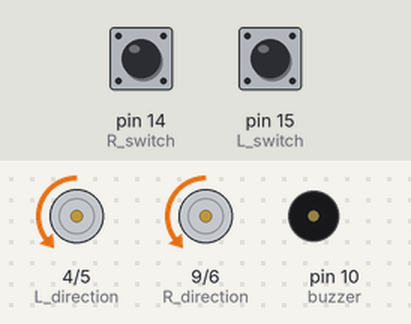
Recording of a program running on a simulated Arduino Uno, built with avr-gcc and run on an emulated ATmega328P. Shown: direction and speed pins drawn as motors (green arrow = direction pin HIGH = forward, orange = LOW = backward, longer = more drive), buzzer (waves = sounding, pin HIGH). Inputs (shaded band) come from the test bench; at power-on: pin 14 (R_switch) HIGH, pin 15 (L_switch) HIGH. Random numbers use the default seed unless the program sets one.

Above: at 1.2 s.
1.3 s: pin 14 (R_switch) pulled LOW for 0.15 s
At 1.6 s:
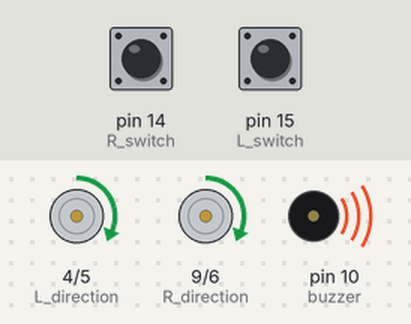
3.6 s: pin 15 (L_switch) pulled LOW for 1 s
At 4.31 s:
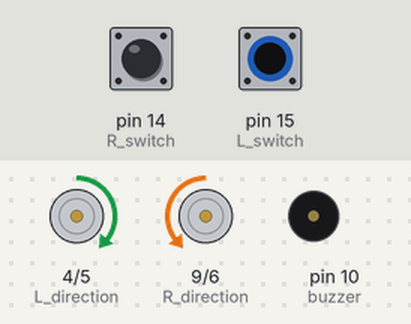
6.8 s: pin 15 (L_switch) pulled LOW for 3.2 s
At 11.3 s:
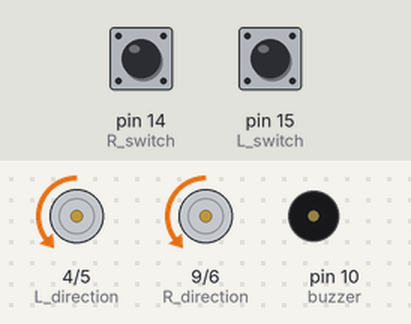
11.5 s: pin 14 (R_switch) pulled LOW for 1 s
At 12.24 s:
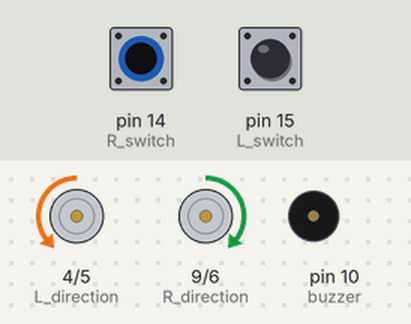
Timing chart, 0 to 14.9 s (numbered marks = the images above; inputs shaded):
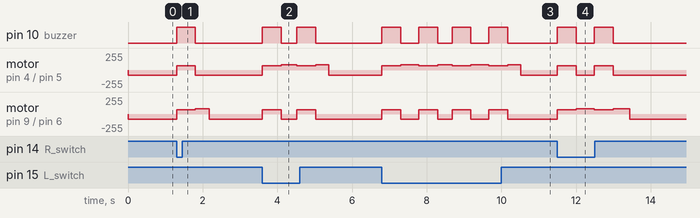

Measured:
- after the input at 1.3 s, pin 10 (buzzer): LOW → HIGH at once, → LOW 0.50 s later; motor on pin 4 (L_direction) / pin 5 (L_speed): backward 82/255 → forward 66/255 at once, → backward 82/255 0.50 s later
- after the input at 3.6 s, pin 10 (buzzer): alternates HIGH for 0.50 s and LOW for 0.42 s, 4 changes in all, then stays LOW, starting at once; motor on pin 4 (L_direction) / pin 5 (L_speed): backward 82/255 → forward 66/255 at once, → forward 82/255 0.50 s later, → forward 66/255 0.42 s later, → forward 82/255 0.50 s later, … (5 changes in this stretch)
- after the input at 6.8 s, pin 10 (buzzer): alternates HIGH for 0.50 s and LOW for 0.48 s, 8 changes in all, then stays LOW, starting at once; motor on pin 4 (L_direction) / pin 5 (L_speed): backward 82/255 → forward 66/255 at once, → forward 82/255 0.50 s later, → forward 66/255 0.49 s later, → forward 82/255 0.50 s later, … (9 changes in this stretch)
- after the input at 11.5 s, pin 10 (buzzer): alternates HIGH for 0.50 s and LOW for 0.49 s, 4 changes in all, then stays LOW, starting at once; motor on pin 4 (L_direction) / pin 5 (L_speed): alternates backward 82/255 for 0.49 s and forward 66/255 for 0.50 s, 4 changes in all, then stays backward 82/255, starting at once

The program:

main.cpp
```cpp
#include <Arduino.h>

class Robot {
  private:
          int L_direction;
          int L_speed;
          int R_speed;
          int R_direction;

  public:
          Robot() {
            L_direction = 4;
            L_speed = 5;
            R_speed = 6;
            R_direction = 9;
          }


          int getL_direction() {
            return L_direction;
          }
          int getL_speed() {
            return L_speed;
          }
          int getR_speed() {
            return R_speed;
          }
          int getR_direction() {
            return R_direction;
          }

          void leftMotor (int speed) {
            if (speed > 0) { //jedź do przodu

              speed = map(speed, 0, 100, 0, 165); //165 to maksymalna prędkość
              digitalWrite(L_direction, 0); //lewy silnik - obrót w prawo
              analogWrite(L_speed, speed); //prędkość lewego silnika PWM
            }
            else if (speed < 0) { //jedź do tyłu
              speed = abs(speed); //zamień na liczbę dodatnią
              speed = map(speed, 0, 100, 0, 165); //165 to maksymalna prędkość
              digitalWrite(L_direction, 1); //lewy silnik - obrót w lewo
              analogWrite(L_speed, speed); //prędkość lewego silnika w PWM
            }
            else {
              analogWrite(L_speed, 0);
            }
          }

          void rightMotor (int speed) {
            if (speed > 0) { //jedź do przodu
              speed = map(speed, 0, 100, 0, 165); //165 to maksymalna prędkość
              digitalWrite(R_direction, 0); //prawy silnik - obrót w prawo
              analogWrite(R_speed, speed); //prędkość prawego silnika PWM
            }
            else if (speed < 0) { //jedź do tyłu
              speed = abs(speed); //zamień na liczbę dodatnią
              speed = map(speed, 0, 100, 0, 165); //165 to maksymalna prędkość
              digitalWrite(R_direction, 1); //lewy silnik - obrót w lewo
              analogWrite(R_speed, speed); //prędkość lewego silnika w procentach
            }
            else {
              analogWrite(R_speed, 0);
            }
          }

          void stopRobot() {
            analogWrite(L_speed, 0);
            analogWrite(R_speed, 0);
          }
};

class ObstacleAvoider : public Robot {
  private:
          int buzzer;
          int L_switch;
          int R_switch;

  public:
          ObstacleAvoider() {
            buzzer = 10;
            L_switch = 15;
            R_switch = 14;
          }

          int getBuzzer() {
            return buzzer;
          }
          int getL_switch() {
            return L_switch;
          }
          int getR_switch() {
            return R_switch;
          }

          void L_SWITCH (short Random) {
            if (digitalRead(L_switch) == LOW) {
              digitalWrite(buzzer, HIGH);
              leftMotor(-40);
              rightMotor(-40);
              delay(500);
              digitalWrite(buzzer, LOW);
              leftMotor(-50);
              rightMotor(50);
              delay(300 + Random);
            }
          }

          void R_SWITCH (short Random) {
            if (digitalRead(R_switch) == LOW) {
                digitalWrite(buzzer, HIGH);
                leftMotor(-40);
                rightMotor(-40);
                delay(500);
                digitalWrite(buzzer, LOW);
                leftMotor(50);
                rightMotor(-50);
                delay(300 + Random);
            }
          }
};

ObstacleAvoider robot;

void setup() {
  pinMode(robot.getL_direction(), OUTPUT);
  pinMode(robot.getL_speed(), OUTPUT);
  pinMode(robot.getR_speed(), OUTPUT);
  pinMode(robot.getR_direction(), OUTPUT);
  pinMode(robot.getBuzzer(), OUTPUT);
  digitalWrite(robot.getBuzzer(), LOW);
  pinMode(robot.getL_switch(), INPUT_PULLUP);
  pinMode(robot.getR_switch(), INPUT_PULLUP);
  randomSeed(analogRead(A2));
}

void loop() {
  robot.leftMotor(50);
  robot.rightMotor(50);
  short Random = random(5,20) * 10;
  robot.L_SWITCH(Random);
  robot.R_SWITCH(Random);
}
```
